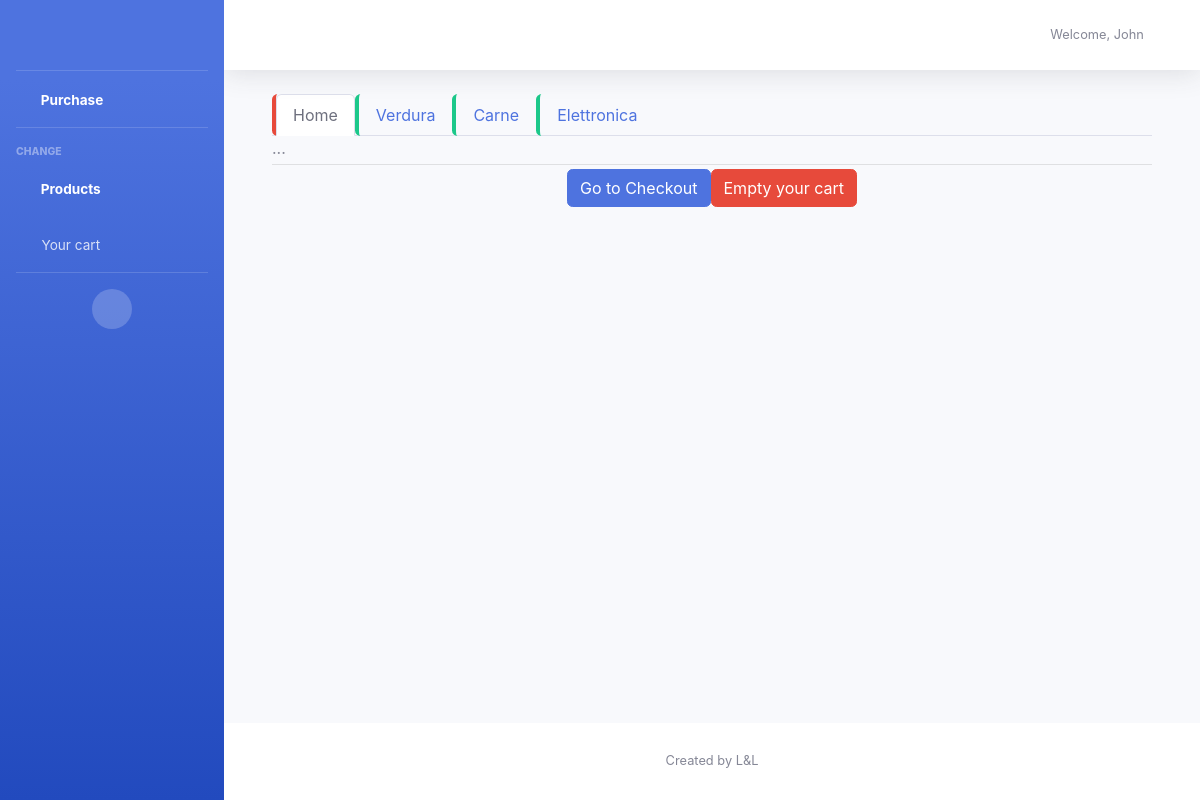
Before: /fingerprintData/customer@example.com/fingerprint_access/purchase/ with the older database file.
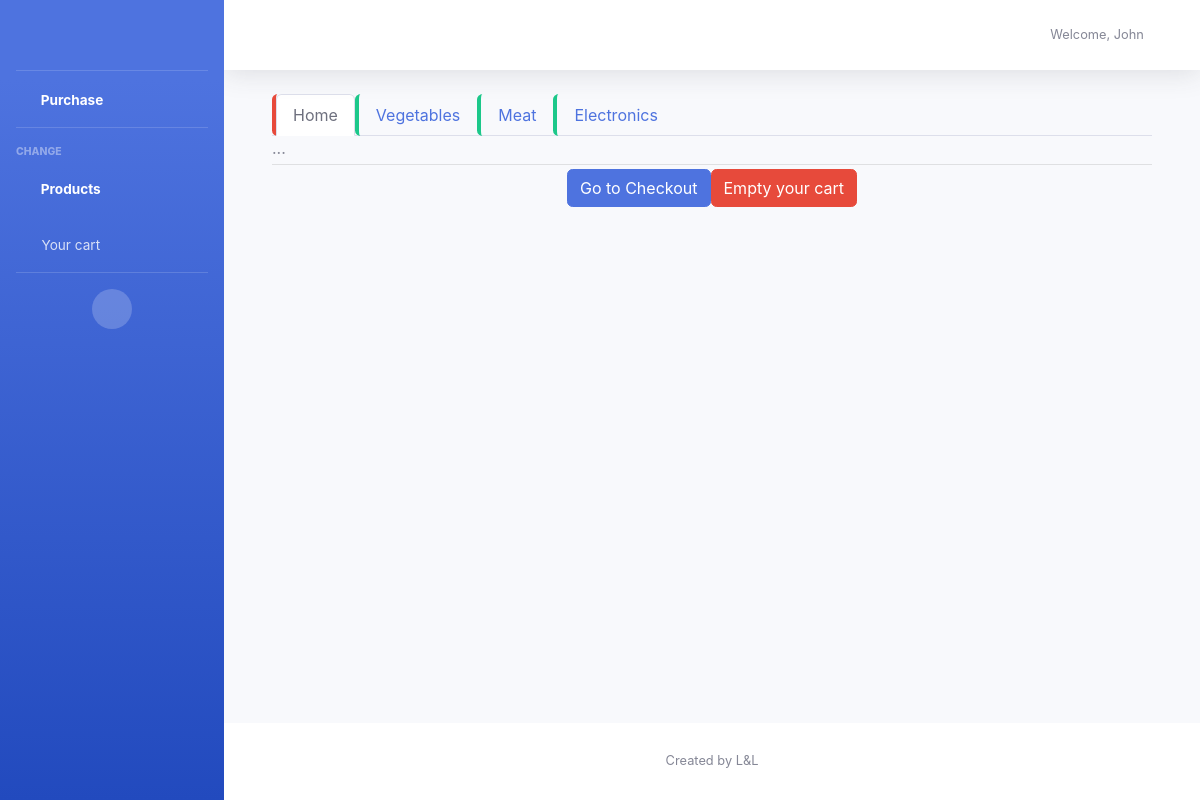
After: the same page with the newer database file.
### fingerprintData/models.py (models this page shows, shortened)
class Customer(models.Model):
    customer_email = models.EmailField(primary_key=True)
    customer_password = models.CharField(max_length=16)
    customer_name = models.CharField(max_length=50)
    customer_surname = models.CharField(max_length=50)
    customer_fingerprint= models.ForeignKey('Fingerprint', on_delete=models.PROTECT)
    customer_register_date = models.DateField(default=timezone.now)
    customer_admin = models.BooleanField(default=False)

class Type(models.Model):
    type_id = models.AutoField(primary_key=True)
    type_description = models.CharField(max_length=200, blank=False, unique=True)
    def __str__(self):
        return self.type_description

### fingerprintData/views.py (the view)
# urls.py: path('<str:customer_email>/fingerprint_access/purchase/', views.purchase.as_view(), name='purchase'),
class purchase(View):
    def get(self, request, customer_email):
        customer = get_object_or_404(Customer, pk=customer_email, customer_admin=False)
        type_list = Type.objects.all()
        product_list = Product.objects.all()
        template = 'fingerprintData/purchase.html'
        return render(request, template, {'customer': customer,
                                          'types': type_list,
                                          'products': product_list})

### fingerprintData/templates/fingerprintData/purchase.html (shortened to what this page needs)
{% extends 'fingerprintData/page_template.html' %}
{% block activetitle %}Purchase{% endblock activetitle %}
{% block navlinks %}
    <li class="nav-item active">
        <a class="nav-link " href="javascript:void(0)" id="products-nav">
            <i class="fas fa-fw fa-folder"></i>
            <span> Products </span>
        </a>
    </li>
    <li class="nav-item">
        <a class="nav-link" href="javascript:void(0)" id="cart-nav">
            <i class="fas fa-fw fa-folder"></i>
            <span> Your cart </span>
        </a>
    </li>
{% endblock navlinks %}
{% block topbar %}
    <ul class="navbar-nav ml-auto">
        <li class="nav-item dropdown arrow ">
            <a class="nav-link dropdown-toggle" href="#" id="userDropdown" role="button"
               data-toggle="dropdown" aria-haspopup="true" aria-expanded="false">
                <span class="mr-2 d-lg-inline text-gray-600 small">Welcome, {{ customer.customer_name }}</span>
            </a>
        </li>
    </ul>
{% endblock topbar %}
{% block content %}
    {% load static %}
    {% block extracss %}
        <link href="{% static 'css/purchase.css' %}" rel="stylesheet" type="text/css">
    {% endblock %}
    {% if types %}
        <div class="container mx-0" id="purchase-panel">
            <ul class="nav nav-tabs" id="myTab" role="tablist">
                <li class="nav-item border-left-danger rounded">
                    <a class="nav-link active " id="home-tab" data-toggle="tab" href="#home" role="tab"
                       aria-controls="home"
                       aria-selected="true">Home</a>
                </li>
                {% for type in types %}
                    <li class="nav-item border-left-success rounded">
                        <a class="nav-link"
                           id="{{ type }}-tab"
                           data-toggle="tab"
                           href="#{{ type }}"
                           role="tab"
                           aria-controls="{{ type }}"
                           aria-selected="false">{{ type }}
                        </a>
                    </li>
                {% endfor %}
            </ul>
            <div class="tab-content" id="myTabContent">
                <div class="tab-pane fade show active" id="home" role="tabpanel" aria-labelledby="home-tab">...
                </div>
            </div>
            <hr class="sidebar-divider my-1">
            <div class="row justify-content-center text-center">
                <button id="checkout-btn" class="btn btn-primary"> Go to Checkout</button>
                <button id="empty-cart" class="btn btn-danger"> Empty your cart</button>
            </div>
        </div>
    {% endif %}
{% endblock content %}

### fingerprintData/templates/fingerprintData/page_template.html (shortened to what this page needs)
{% load static %}
<!DOCTYPE html>
<html lang="en">
<head>
    <link href="{% static 'vendor/fontawesome-free/css/all.min.css' %}" rel="stylesheet" type="text/css">
    <link href="{% static 'css/font.css'%}" rel="stylesheet">
    <link href="{% static 'css/CoreTheme.min.css' %}" rel="stylesheet">
    {% block extracss %}
    {% endblock extracss %}
</head>
<body id="page-top">
<div id="wrapper">
    <ul class="navbar-nav bg-gradient-primary sidebar sidebar-dark accordion" id="accordionSidebar">
        <a class="sidebar-brand d-flex align-items-center justify-content-center" href="#">
            <div class="sidebar-brand-icon rotate-n-15">
                <i class="fas fa-laugh-wink"></i>
            </div>
        </a>
        <hr class="sidebar-divider my-0">
        <li class="nav-item active" id="active-link">
            <a class="nav-link" href="#">
                <i class="fas fa-fw fa-tachometer-alt"></i>
                <span>{% block activetitle %}{% endblock activetitle %}</span></a>
        </li>
        <hr class="sidebar-divider">
        <div class="sidebar-heading">
            Change
        </div>
        {% block navlinks %}
        {% endblock navlinks %}
        <hr class="sidebar-divider d-none d-md-block">
        <div class="text-center d-none d-md-inline">
            <button class="rounded-circle border-0" id="sidebarToggle"></button>
        </div>
    </ul>
    <div id="content-wrapper" class="d-flex flex-column">
        <div id="content">
            <nav class="navbar navbar-expand navbar-light bg-white topbar mb-4 static-top shadow">
                {% block topbar %}
                {% endblock topbar %}
            </nav>
            <div class="container-fluid">
                {% block content %}
                {% endblock content %}
            </div>
        </div>
        <footer class="sticky-footer bg-white">
            <div class="container my-auto">
                <div class="copyright text-center my-auto">
                    <span>Created by L&L</span>
                </div>
            </div>
        </footer>
    </div>
</div>
</body>
</html>

Changed rows visible on the page:
removed Type: type_description "Verdura"
removed Type: type_description "Carne"
removed Type: type_description "Elettronica"
added Type: type_description "Vegetables"
added Type: type_description "Meat"
added Type: type_description "Electronics"
